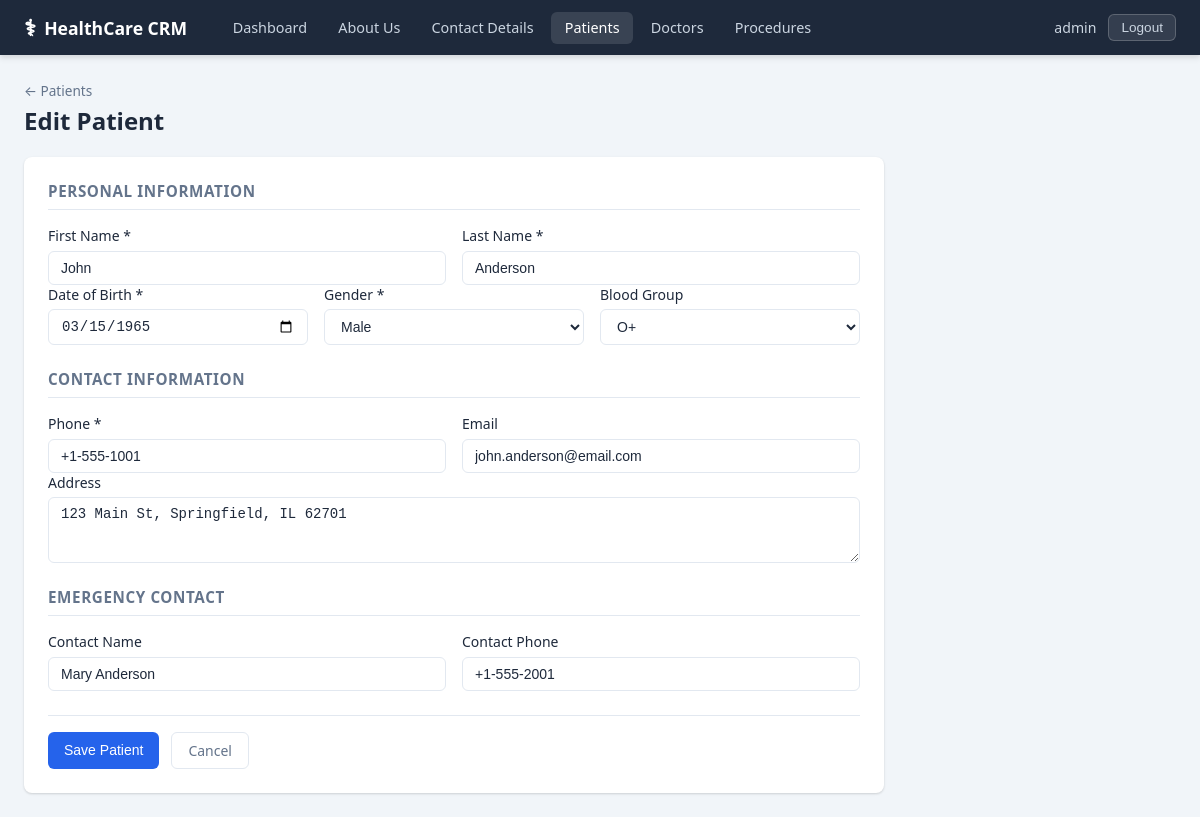
Page /patients/1/edit/ (signed in) on the committed database.
### apps/core/models.py (models this page shows, shortened)
class Patient(models.Model):
    GENDER_CHOICES = [('M', 'Male'), ('F', 'Female'), ('O', 'Other')]
    BLOOD_GROUP_CHOICES = [
        ('A+', 'A+'), ('A-', 'A-'),
        ('B+', 'B+'), ('B-', 'B-'),
        ('AB+', 'AB+'), ('AB-', 'AB-'),
        ('O+', 'O+'), ('O-', 'O-'),
        ('Unknown', 'Unknown'),
    ]
    first_name = models.CharField(max_length=100)
    last_name = models.CharField(max_length=100)
    date_of_birth = models.DateField()
    gender = models.CharField(max_length=1, choices=GENDER_CHOICES)
    blood_group = models.CharField(
        max_length=10, choices=BLOOD_GROUP_CHOICES, default='Unknown'
    )
    phone = models.CharField(max_length=20)
    email = models.EmailField(blank=True)
    address = models.TextField(blank=True)
    emergency_contact_name = models.CharField(max_length=150, blank=True)
    emergency_contact_phone = models.CharField(max_length=20, blank=True)
    created_at = models.DateTimeField(auto_now_add=True)
    class Meta:
        ordering = ['last_name', 'first_name']

### apps/core/views.py (the view)
# urls.py: path('patients/<int:pk>/edit/', views.patient_edit, name='patient_edit'),
@login_required
def patient_edit(request, pk):
    patient = get_object_or_404(Patient, pk=pk)
    form = PatientForm(request.POST or None, instance=patient)
    if form.is_valid():
        form.save()
        messages.success(request, f'Patient "{patient.full_name}" updated successfully.')
        return redirect('patient_detail', pk=patient.pk)
    return render(request, 'patients/form.html', {'form': form, 'title': 'Edit Patient', 'patient': patient})

### apps/core/forms.py
class PatientForm(forms.ModelForm):
    date_of_birth = forms.DateField(
        widget=forms.DateInput(attrs={'type': 'date', 'class': 'form-input'})
    )
    class Meta:
        model = Patient
        fields = [
            'first_name', 'last_name', 'date_of_birth', 'gender',
            'blood_group', 'phone', 'email', 'address',
            'emergency_contact_name', 'emergency_contact_phone',
        ]
        widgets = {
            'first_name': forms.TextInput(attrs={'class': 'form-input'}),
            'last_name': forms.TextInput(attrs={'class': 'form-input'}),
            'gender': forms.Select(attrs={'class': 'form-input'}),
            'blood_group': forms.Select(attrs={'class': 'form-input'}),
            'phone': forms.TextInput(attrs={'class': 'form-input'}),
            'email': forms.EmailInput(attrs={'class': 'form-input'}),
            'address': forms.Textarea(attrs={'class': 'form-input', 'rows': 3}),
            'emergency_contact_name': forms.TextInput(attrs={'class': 'form-input'}),
            'emergency_contact_phone': forms.TextInput(attrs={'class': 'form-input'}),
        }

### templates/patients/form.html (shortened to what this page needs)
{% extends 'base.html' %}
{% block content %}
<div class="page-header">
  <div>
    <a href="{% url 'patient_list' %}" class="breadcrumb">&larr; Patients</a>
    <h2>{{ title }}</h2>
  </div>
</div>
<div class="form-card">
  <form method="post" novalidate>
    <div class="form-section">
      <h3>Personal Information</h3>
      <div class="form-row">
        <div class="form-group">
          <label for="{{ form.first_name.id_for_label }}">First Name *</label>
          {{ form.first_name }}
        </div>
        <div class="form-group">
          <label for="{{ form.last_name.id_for_label }}">Last Name *</label>
          {{ form.last_name }}
        </div>
      </div>
      <div class="form-row">
        <div class="form-group">
          <label for="{{ form.date_of_birth.id_for_label }}">Date of Birth *</label>
          {{ form.date_of_birth }}
        </div>
        <div class="form-group">
          <label for="{{ form.gender.id_for_label }}">Gender *</label>
          {{ form.gender }}
        </div>
        <div class="form-group">
          <label for="{{ form.blood_group.id_for_label }}">Blood Group</label>
          {{ form.blood_group }}
        </div>
      </div>
    </div>
    <div class="form-section">
      <h3>Contact Information</h3>
      <div class="form-row">
        <div class="form-group">
          <label for="{{ form.phone.id_for_label }}">Phone *</label>
          {{ form.phone }}
        </div>
        <div class="form-group">
          <label for="{{ form.email.id_for_label }}">Email</label>
          {{ form.email }}
        </div>
      </div>
      <div class="form-group">
        <label for="{{ form.address.id_for_label }}">Address</label>
        {{ form.address }}
      </div>
    </div>
    <div class="form-section">
      <h3>Emergency Contact</h3>
      <div class="form-row">
        <div class="form-group">
          <label for="{{ form.emergency_contact_name.id_for_label }}">Contact Name</label>
          {{ form.emergency_contact_name }}
        </div>
        <div class="form-group">
          <label for="{{ form.emergency_contact_phone.id_for_label }}">Contact Phone</label>
          {{ form.emergency_contact_phone }}
        </div>
      </div>
    </div>
    <div class="form-actions">
      <button type="submit" class="btn btn-primary">Save Patient</button>
      <a href="{% if patient %}{% url 'patient_detail' patient.pk %}{% else %}{% url 'patient_list' %}{% endif %}" class="btn btn-ghost">Cancel</a>
    </div>
  </form>
</div>
{% endblock %}

### templates/base.html (shortened to what this page needs)
{% load static %}
<!DOCTYPE html>
<html lang="en">
<head>
  <link rel="stylesheet" href="{% static 'css/style.css' %}" />
</head>
<body>
  {% if user.is_authenticated %}
  <nav class="navbar">
    <div class="nav-brand">
      <span class="nav-icon">&#9877;</span>
      <a href="{% url 'dashboard' %}">HealthCare CRM</a>
    </div>
    <ul class="nav-links">
      <li><a href="{% url 'dashboard' %}" {% if request.resolver_match.url_name == 'dashboard' %}class="active"{% endif %}>Dashboard</a></li>
      <li><a href="{% url 'about_us' %}" {% if request.resolver_match.url_name == 'about_us' %}class="active"{% endif %}>About Us</a></li>
      <li><a href="{% url 'contact_details' %}" {% if request.resolver_match.url_name == 'contact_details' %}class="active"{% endif %}>Contact Details</a></li>
      <li><a href="{% url 'patient_list' %}" {% if 'patient' in request.resolver_match.url_name %}class="active"{% endif %}>Patients</a></li>
      <li><a href="{% url 'doctor_list' %}" {% if 'doctor' in request.resolver_match.url_name %}class="active"{% endif %}>Doctors</a></li>
      <li><a href="{% url 'procedure_list' %}" {% if 'procedure' in request.resolver_match.url_name %}class="active"{% endif %}>Procedures</a></li>
    </ul>
    <div class="nav-user">
      <span>{{ user.username }}</span>
      <form method="post" action="{% url 'logout' %}" style="display:inline;">
        <button type="submit" class="btn-logout">Logout</button>
      </form>
    </div>
  </nav>
  {% endif %}
  <main class="main-content">
    {% block content %}{% endblock %}
  </main>
</body>
</html>

### static/css/style.css (style rules this page uses)
*, *::before, *::after { box-sizing: border-box; margin: 0; padding: 0; }
:root { --color-primary: #2563eb; --color-primary-h: #1d4ed8; --color-danger: #dc2626; --color-danger-h: #b91c1c; --color-secondary: #64748b; --color-secondary-h:#475569; --color-success: #16a34a; --color-bg: #f1f5f9; --color-surface: #ffffff; --color-border: #e2e8f0; --color-text: #1e293b; --color-text-muted: #64748b; --color-nav-bg: #1e293b; --color-nav-text: #cbd5e1; --radius: 8px; --shadow: 0 1px 3px rgba(0,0,0,.1), 0 1px 2px rgba(0,0,0,.06); --shadow-md: 0 4px 6px rgba(0,0,0,.07), 0 2px 4px rgba(0,0,0,.06); --font: 'Segoe UI', system-ui, -apple-system, sans-serif; }
body { font-family: var(--font); background: var(--color-bg); color: var(--color-text); min-height: 100vh; }
a { color: var(--color-primary); text-decoration: none; }
.navbar { display: flex; align-items: center; gap: 2rem; background: var(--color-nav-bg); padding: .75rem 1.5rem; position: sticky; top: 0; z-index: 100; box-shadow: var(--shadow-md); }
.nav-brand { display: flex; align-items: center; gap: .5rem; font-size: 1.1rem; font-weight: 700; color: #fff; white-space: nowrap; }
.nav-brand a { color: #fff; text-decoration: none; }
.nav-icon { font-size: 1.4rem; }
.nav-links { display: flex; gap: .25rem; list-style: none; flex: 1; }
.nav-links a { color: var(--color-nav-text); padding: .4rem .85rem; border-radius: 6px; font-size: .9rem; text-decoration: none; transition: background .15s, color .15s; }
.nav-links a:hover, .nav-links a.active { background: rgba(255,255,255,.12); color: #fff; }
.nav-user { display: flex; align-items: center; gap: .75rem; color: var(--color-nav-text); font-size: .88rem; margin-left: auto; }
.btn-logout { background: rgba(255,255,255,.1); color: var(--color-nav-text); border: 1px solid rgba(255,255,255,.2); border-radius: 6px; padding: .3rem .75rem; cursor: pointer; font-size: .85rem; transition: background .15s; }
.main-content { max-width: 1200px; margin: 0 auto; padding: 1.5rem; }
.page-header { display: flex; align-items: flex-start; justify-content: space-between; margin-bottom: 1.25rem; gap: 1rem; }
.page-header h2 { font-size: 1.5rem; font-weight: 700; color: var(--color-text); }
.breadcrumb { display: inline-block; color: var(--color-text-muted); font-size: .85rem; margin-bottom: .25rem; text-decoration: none; }
.btn { display: inline-flex; align-items: center; gap: .35rem; padding: .5rem 1rem; border-radius: 6px; font-size: .875rem; font-weight: 500; cursor: pointer; border: none; text-decoration: none; transition: background .15s, box-shadow .15s; white-space: nowrap; }
.btn-primary { background: var(--color-primary); color: #fff; }
.btn-ghost { background: transparent; color: var(--color-text-muted); border: 1px solid var(--color-border); }
.form-card { background: var(--color-surface); border-radius: var(--radius); box-shadow: var(--shadow); padding: 1.5rem; max-width: 860px; }
.form-section { margin-bottom: 1.5rem; }
.form-section h3 { font-size: .95rem; font-weight: 600; color: var(--color-text-muted); text-transform: uppercase; letter-spacing: .04em; margin-bottom: 1rem; padding-bottom: .5rem; border-bottom: 1px solid var(--color-border); }
.form-row { display: grid; grid-template-columns: repeat(auto-fit, minmax(180px, 1fr)); gap: 1rem; }
.form-group { display: flex; flex-direction: column; gap: .35rem; }
.form-group label { font-size: .875rem; font-weight: 500; color: var(--color-text); }
.form-input { padding: .5rem .75rem; border: 1px solid var(--color-border); border-radius: 6px; font-size: .875rem; color: var(--color-text); background: #fff; outline: none; transition: border-color .15s, box-shadow .15s; width: 100%; }
select.form-input { appearance: auto; }
.form-actions { display: flex; gap: .75rem; margin-top: 1.5rem; padding-top: 1rem; border-top: 1px solid var(--color-border); }

### rows in the picture
Patient: first_name "John", last_name "Anderson", date_of_birth "03/15/1965", gender "Male", blood_group "O+", phone "+1-555-1001", email "john.anderson@email.com", address "123 Main St, Springfield, IL 62701", emergency_contact_name "Mary Anderson", emergency_contact_phone "+1-555-2001"

### other values in the picture
{{ user.username }} "admin"
{{ title }} "Edit Patient"
